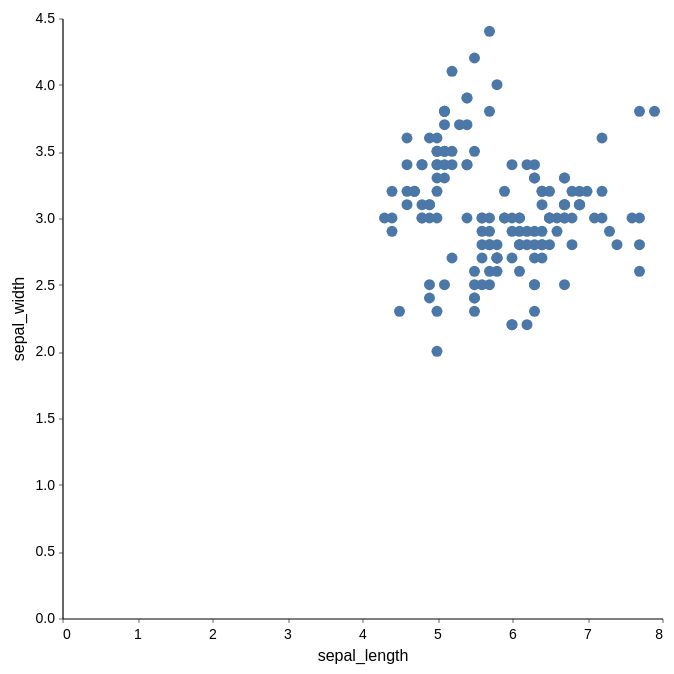

The cell this chart's notebook holds for it:
### Code cell
p = alt.Chart(df).mark_point().encode(x='sepal_length', y='sepal_width')
p
# save(g, '/Users/farid/Desktop/salam.pdf')

### Figure 1 — Vega-Lite specification as saved in the notebook (floating-point values rounded to 4 significant figures; data arrays with more than 128 entries replaced by an {"elided": "..."} marker saying what was removed)
{"config": {"font": "Helvetica", "scheme": "set1", "color": {"field": "color", "type": "Set1"}, "view": {"strokeWidth": 0}, "axis": {"grid": false, "domainColor": "black", "domainWidth": 0.6, "tickColor": "black", "tickSize": 2, "tickWidth": 0.3, "labelFontWeight": "normal", "titleFontWeight": "normal", "labelFontSize": 7, "titleFontSize": 8}, "range": {"category": {"scheme": "set1"}, "heatmap": {"scheme": "viridis"}, "ordinal": {"scheme": "set1"}, "ramp": {"scheme": "set1"}, "diverging": {"scheme": "set1"}}, "legend": {"labelFontWeight": "normal", "titleFontWeight": "normal", "labelFontSize": 7, "titleFontSize": 8, "symbolOpacity": 1, "symbolStrokeWidth": 0}, "boxplot": {"outliers": {"size": 8, "filled": true}}, "mark": {"filled": true, "opacity": 1, "type": "point"}}, "data": {"name": "data-186c34c08156a5e974c5ee74800a0d21"}, "mark": "point", "encoding": {"x": {"field": "sepal_length", "type": "quantitative"}, "y": {"field": "sepal_width", "type": "quantitative"}}, "$schema": "https://vega.github.io/schema/vega-lite/v4.17.0.json", "datasets": {"data-186c34c08156a5e974c5ee74800a0d21": {"elided": "150 records"}}}
